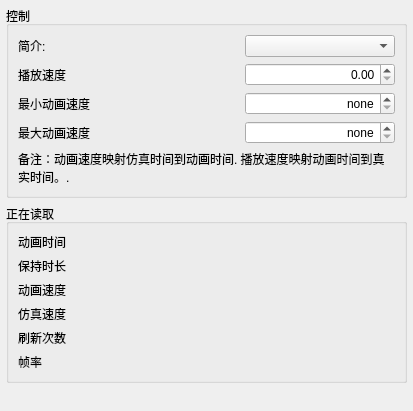
<?xml version="1.0" encoding="UTF-8"?>
<ui version="4.0">
 <class>AnimationControllerDialog</class>
 <widget class="QDialog" name="AnimationControllerDialog">
  <property name="geometry">
   <rect>
    <x>0</x>
    <y>0</y>
    <width>413</width>
    <height>411</height>
   </rect>
  </property>
  <property name="sizePolicy">
   <sizepolicy hsizetype="MinimumExpanding" vsizetype="Fixed">
    <horstretch>0</horstretch>
    <verstretch>0</verstretch>
   </sizepolicy>
  </property>
  <property name="windowTitle">
   <string>Animation Parameters</string>
  </property>
  <layout class="QVBoxLayout" name="mainLayout" stretch="0,0,1">
   <property name="leftMargin">
    <number>6</number>
   </property>
   <property name="topMargin">
    <number>6</number>
   </property>
   <property name="rightMargin">
    <number>6</number>
   </property>
   <property name="bottomMargin">
    <number>6</number>
   </property>
   <item>
    <widget class="QGroupBox" name="controlGroupBox">
     <property name="sizePolicy">
      <sizepolicy hsizetype="Preferred" vsizetype="MinimumExpanding">
       <horstretch>0</horstretch>
       <verstretch>0</verstretch>
      </sizepolicy>
     </property>
     <property name="title">
      <string>控制</string>
     </property>
     <layout class="QGridLayout" name="gridLayout_2" columnstretch="3,2">
      <item row="2" column="1">
       <widget class="omnetpp::qtenv::ExponentialSpinBox" name="minSpeedSpinBox">
        <property name="toolTip">
         <string>Enforce minimum animation speed: overrides speed requested by the model.</string>
        </property>
        <property name="alignment">
         <set>Qt::AlignRight|Qt::AlignTrailing|Qt::AlignVCenter</set>
        </property>
        <property name="specialValueText">
         <string>none</string>
        </property>
        <property name="correctionMode">
         <enum>QAbstractSpinBox::CorrectToNearestValue</enum>
        </property>
        <property name="keyboardTracking">
         <bool>false</bool>
        </property>
        <property name="maximum">
         <double>1000000000000000000.000000000000000</double>
        </property>
       </widget>
      </item>
      <item row="2" column="0">
       <widget class="QLabel" name="minSpeedLabel">
        <property name="text">
         <string>最小动画速度</string>
        </property>
       </widget>
      </item>
      <item row="0" column="1">
       <widget class="QComboBox" name="profileComboBox">
        <property name="sizePolicy">
         <sizepolicy hsizetype="MinimumExpanding" vsizetype="Fixed">
          <horstretch>0</horstretch>
          <verstretch>0</verstretch>
         </sizepolicy>
        </property>
        <property name="minimumSize">
         <size>
          <width>150</width>
          <height>0</height>
         </size>
        </property>
       </widget>
      </item>
      <item row="1" column="0">
       <widget class="QLabel" name="playbackSpeedLabel">
        <property name="text">
         <string>播放速度</string>
        </property>
       </widget>
      </item>
      <item row="3" column="0">
       <widget class="QLabel" name="maxSpeedLabel">
        <property name="text">
         <string>最大动画速度</string>
        </property>
       </widget>
      </item>
      <item row="1" column="1">
       <widget class="omnetpp::qtenv::ExponentialSpinBox" name="playbackSpeedSpinBox">
        <property name="toolTip">
         <string>Corresponds to speed slider on the toolbar.</string>
        </property>
        <property name="alignment">
         <set>Qt::AlignRight|Qt::AlignTrailing|Qt::AlignVCenter</set>
        </property>
        <property name="correctionMode">
         <enum>QAbstractSpinBox::CorrectToNearestValue</enum>
        </property>
        <property name="keyboardTracking">
         <bool>false</bool>
        </property>
        <property name="maximum">
         <double>1000000000000000000.000000000000000</double>
        </property>
       </widget>
      </item>
      <item row="3" column="1">
       <widget class="omnetpp::qtenv::ExponentialSpinBox" name="maxSpeedSpinBox">
        <property name="toolTip">
         <string>Enforce maximum animation speed: overrides speed requested by the model.</string>
        </property>
        <property name="alignment">
         <set>Qt::AlignRight|Qt::AlignTrailing|Qt::AlignVCenter</set>
        </property>
        <property name="specialValueText">
         <string>none</string>
        </property>
        <property name="correctionMode">
         <enum>QAbstractSpinBox::CorrectToNearestValue</enum>
        </property>
        <property name="keyboardTracking">
         <bool>false</bool>
        </property>
        <property name="maximum">
         <double>1000000000000000000.000000000000000</double>
        </property>
       </widget>
      </item>
      <item row="0" column="0">
       <widget class="QLabel" name="profileLabel">
        <property name="text">
         <string>简介:</string>
        </property>
       </widget>
      </item>
      <item row="4" column="0" colspan="2">
       <widget class="QLabel" name="noteLabel">
        <property name="sizePolicy">
         <sizepolicy hsizetype="Preferred" vsizetype="MinimumExpanding">
          <horstretch>0</horstretch>
          <verstretch>0</verstretch>
         </sizepolicy>
        </property>
        <property name="text">
         <string>备注：动画速度映射仿真时间到动画时间. 播放速度映射动画时间到真实时间。.</string>
        </property>
        <property name="wordWrap">
         <bool>true</bool>
        </property>
       </widget>
      </item>
     </layout>
    </widget>
   </item>
   <item>
    <widget class="QGroupBox" name="readingsGroupBox">
     <property name="title">
      <string>正在读取</string>
     </property>
     <layout class="QGridLayout" name="gridLayout" columnstretch="3,0">
      <item row="6" column="1">
       <widget class="QLabel" name="refreshDisplayCountValueLabel">
        <property name="text">
         <string/>
        </property>
        <property name="alignment">
         <set>Qt::AlignRight|Qt::AlignTrailing|Qt::AlignVCenter</set>
        </property>
       </widget>
      </item>
      <item row="0" column="1">
       <widget class="QLabel" name="animationTimeValueLabel">
        <property name="text">
         <string/>
        </property>
        <property name="alignment">
         <set>Qt::AlignRight|Qt::AlignTrailing|Qt::AlignVCenter</set>
        </property>
       </widget>
      </item>
      <item row="2" column="1">
       <widget class="QLabel" name="animationSpeedValueLabel">
        <property name="text">
         <string/>
        </property>
        <property name="alignment">
         <set>Qt::AlignRight|Qt::AlignTrailing|Qt::AlignVCenter</set>
        </property>
       </widget>
      </item>
      <item row="2" column="0">
       <widget class="QLabel" name="animationSpeedLabel">
        <property name="text">
         <string>动画速度</string>
        </property>
       </widget>
      </item>
      <item row="3" column="0">
       <widget class="QLabel" name="simulationSpeedLabel">
        <property name="text">
         <string>仿真速度</string>
        </property>
       </widget>
      </item>
      <item row="6" column="0">
       <widget class="QLabel" name="refreshDisplayCountLabel">
        <property name="text">
         <string>刷新次数</string>
        </property>
       </widget>
      </item>
      <item row="7" column="0">
       <widget class="QLabel" name="currentFpsLabel">
        <property name="text">
         <string>帧率</string>
        </property>
       </widget>
      </item>
      <item row="7" column="1">
       <widget class="QLabel" name="currentFpsValueLabel">
        <property name="sizePolicy">
         <sizepolicy hsizetype="Preferred" vsizetype="MinimumExpanding">
          <horstretch>0</horstretch>
          <verstretch>0</verstretch>
         </sizepolicy>
        </property>
        <property name="text">
         <string/>
        </property>
        <property name="alignment">
         <set>Qt::AlignRight|Qt::AlignTrailing|Qt::AlignVCenter</set>
        </property>
       </widget>
      </item>
      <item row="3" column="1">
       <widget class="QLabel" name="simulationSpeedValueLabel">
        <property name="text">
         <string/>
        </property>
        <property name="alignment">
         <set>Qt::AlignRight|Qt::AlignTrailing|Qt::AlignVCenter</set>
        </property>
       </widget>
      </item>
      <item row="0" column="0">
       <widget class="QLabel" name="animationTimeLabel">
        <property name="text">
         <string>动画时间</string>
        </property>
       </widget>
      </item>
      <item row="1" column="0">
       <widget class="QLabel" name="holdTimeLabel">
        <property name="text">
         <string>保持时长</string>
        </property>
       </widget>
      </item>
      <item row="1" column="1">
       <widget class="QLabel" name="holdTimeValueLabel">
        <property name="text">
         <string/>
        </property>
        <property name="alignment">
         <set>Qt::AlignRight|Qt::AlignTrailing|Qt::AlignVCenter</set>
        </property>
       </widget>
      </item>
     </layout>
    </widget>
   </item>
   <item>
    <spacer name="bottomVerticalSpacer">
     <property name="orientation">
      <enum>Qt::Vertical</enum>
     </property>
     <property name="sizeHint" stdset="0">
      <size>
       <width>0</width>
       <height>0</height>
      </size>
     </property>
    </spacer>
   </item>
  </layout>
 </widget>
 <customwidgets>
  <customwidget>
   <class>omnetpp::qtenv::ExponentialSpinBox</class>
   <extends>QDoubleSpinBox</extends>
   <header>exponentialspinbox.h</header>
  </customwidget>
 </customwidgets>
 <tabstops>
  <tabstop>profileComboBox</tabstop>
  <tabstop>playbackSpeedSpinBox</tabstop>
  <tabstop>minSpeedSpinBox</tabstop>
  <tabstop>maxSpeedSpinBox</tabstop>
 </tabstops>
 <resources/>
 <connections/>
</ui>
